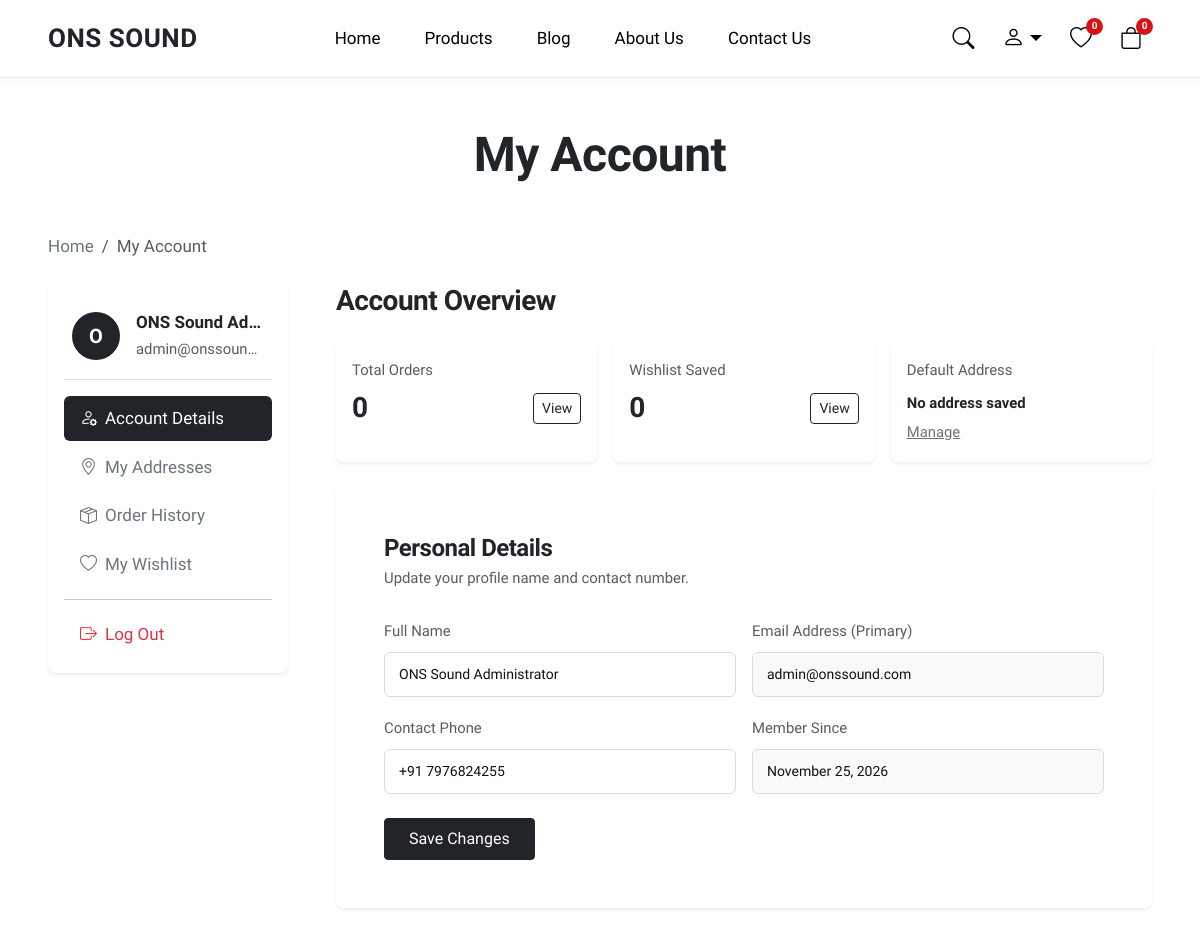
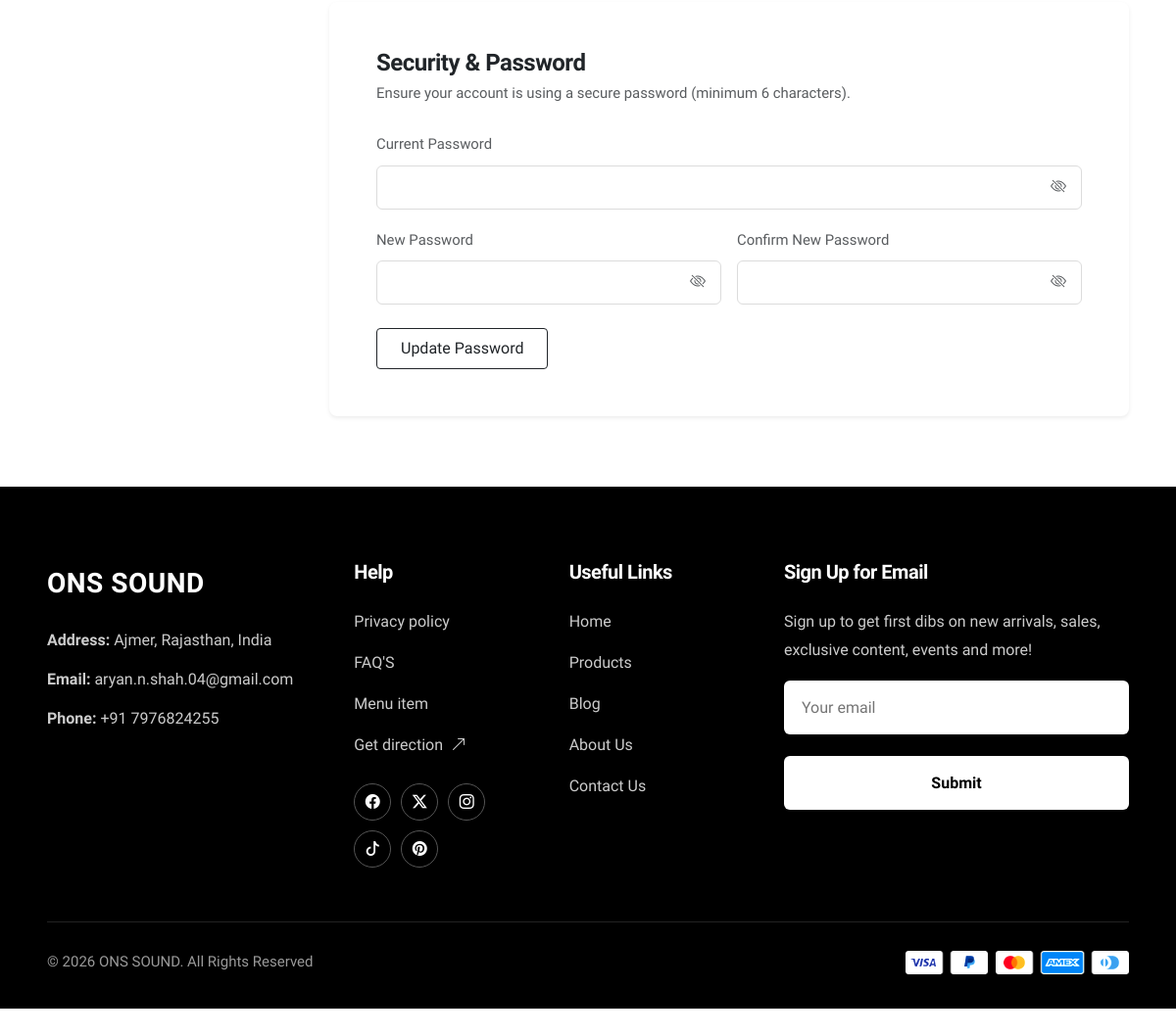
The app's page /profile.php (signed in) with its own data (2 pictures, top to bottom).
### tables this page shows
CREATE TABLE `users` (
  `id` int(11) NOT NULL,
  `role` enum('customer','admin') NOT NULL DEFAULT 'customer',
  `full_name` varchar(150) NOT NULL,
  `email` varchar(191) NOT NULL,
  `password_hash` varchar(255) NOT NULL,
  `phone` varchar(30) DEFAULT NULL,
  `status` enum('active','inactive','banned') NOT NULL DEFAULT 'active',
  `email_verified_at` datetime DEFAULT NULL,
  `created_at` datetime NOT NULL DEFAULT current_timestamp(),
  `updated_at` datetime NOT NULL DEFAULT current_timestamp() ON UPDATE current_timestamp()
);

### includes/helpers.php (called while the page is built, shortened)
<?php
require_once __DIR__ . '/../config/database.php';
function e(?string $value): string {
    return htmlspecialchars($value ?? '', ENT_QUOTES | ENT_SUBSTITUTE, 'UTF-8');
}
function url(string $path = ''): string {
    return BASE_URL . ltrim($path, '/');
}
function current_user(): ?array {
    static $cachedUser = null;
    if ($cachedUser !== null && $cachedUser['id'] == $_SESSION['user_id']) {
        return $cachedUser;
    }
    try {
        $db = get_db();
        $stmt = $db->prepare("SELECT id, role, full_name, email, phone, status, created_at FROM users WHERE id = ? LIMIT 1");
        $stmt->execute([$_SESSION['user_id']]);
        $cachedUser = $stmt->fetch() ?: null;
        return $cachedUser;
    } catch (PDOException $e) {
        error_log("Error fetching user: " . $e->getMessage());
        return null;
    }
}
function get_wishlist_count(): int {
    try {
        $db = get_db();
        $stmt = $db->prepare("SELECT COUNT(*) AS total FROM wishlists WHERE user_id = ?");
        $stmt->execute([$_SESSION['user_id']]);
        $row = $stmt->fetch();
        return (int)($row['total'] ?? 0);
    } catch (PDOException $e) {
        return 0;
    }
}

### config/database.php (called while the page is built, shortened)
<?php
class Database {
    private static ?PDO $instance = null;
    public static function getInstance(): PDO {
        if (self::$instance === null) {
            $dsn = "mysql:host=" . DB_HOST . ";port=" . DB_PORT . ";dbname=" . DB_NAME . ";charset=" . DB_CHARSET;
            $options = [
                PDO::ATTR_ERRMODE            => PDO::ERRMODE_EXCEPTION,
                PDO::ATTR_DEFAULT_FETCH_MODE => PDO::FETCH_ASSOC,
                PDO::ATTR_EMULATE_PREPARES   => true,
                PDO::MYSQL_ATTR_INIT_COMMAND => "SET NAMES " . DB_CHARSET . " COLLATE utf8mb4_unicode_ci"
            ];
            try {
                self::$instance = new PDO($dsn, DB_USER, DB_PASS, $options);
            } catch (PDOException $e) {
                error_log("Database Connection Error: " . $e->getMessage());
                die("A database connection error occurred. Please verify your MySQL server status and try again.");
            }
        }
        return self::$instance;
    }
}
function get_db(): PDO {
    return Database::getInstance();
}

### models/BaseModel.php (called while the page is built, shortened)
<?php
require_once __DIR__ . '/../config/database.php';
abstract class BaseModel {
    public function __construct() {
        $this->db = get_db();
    }
}

### models/User.php (called while the page is built, shortened)
<?php
require_once __DIR__ . '/BaseModel.php';
class User extends BaseModel {
    public function getById(int $userId): ?array {
        $stmt = $this->db->prepare("SELECT id, role, full_name, email, phone, status, created_at, updated_at FROM `users` WHERE id = ? LIMIT 1");
        $stmt->execute([$userId]);
        return $stmt->fetch() ?: null;
    }
    public function getDefaultAddress(int $userId): ?array {
        $stmt = $this->db->prepare("SELECT * FROM `addresses` WHERE user_id = ? AND is_default = 1 LIMIT 1");
        $stmt->execute([$userId]);
        $address = $stmt->fetch();
        if (!$address) {
            $stmt = $this->db->prepare("SELECT * FROM `addresses` WHERE user_id = ? ORDER BY id ASC LIMIT 1");
            $stmt->execute([$userId]);
            $address = $stmt->fetch();
        }
        return $address ?: null;
    }
}

### models/Order.php (called while the page is built, shortened)
<?php
require_once __DIR__ . '/BaseModel.php';
class Order extends BaseModel {
    public function getUserOrders(int $userId): array {
        $stmt = $this->db->prepare("SELECT * FROM `orders` WHERE user_id = ? ORDER BY id DESC");
        $stmt->execute([$userId]);
        return $stmt->fetchAll();
    }
}

### profile.php (the view, shortened to what this page needs)
<?php
require_once __DIR__ . '/config/config.php';
require_once __DIR__ . '/includes/helpers.php';
require_once __DIR__ . '/models/User.php';
require_once __DIR__ . '/models/Order.php';
$user = current_user();
$userModel = new User();
$orderModel = new Order();
$userData = $userModel->getById($user['id']);
$recentOrders = $orderModel->getUserOrders($user['id']);
$defaultAddress = $userModel->getDefaultAddress($user['id']);
require_once __DIR__ . '/includes/header.php';
?>
<section class="py-5 bg-white text-center">
    <div class="container-fluid px-3 px-lg-5">
        <h1 class="display-5 fw-bold text-dark mb-0">My Account</h1>
    </div>
</section>
<div class="container-fluid px-3 px-lg-5 pb-5">
    <nav aria-label="breadcrumb" class="mb-4">
        <ol class="breadcrumb small">
            <li class="breadcrumb-item"><a href="<?= url('index.php') ?>" class="text-secondary text-decoration-none">Home</a></li>
            <li class="breadcrumb-item active" aria-current="page">My Account</li>
        </ol>
    </nav>
    <div class="row g-4 g-lg-5">
        <div class="col-lg-3 col-md-4">
            <div class="card border-0 shadow-sm rounded-3 p-3 mb-4">
                <div class="d-flex align-items-center gap-3 p-2 border-bottom pb-3 mb-3">
                    <div class="bg-dark text-white rounded-circle d-flex align-items-center justify-content-center fw-bold fs-5" style="width: 48px; height: 48px; flex-shrink: 0;">
                        <?= strtoupper(substr($userData['full_name'] ?? 'U', 0, 1)) ?>
                    </div>
                    <div class="overflow-hidden">
                        <strong class="d-block text-truncate text-dark"><?= e($userData['full_name']) ?></strong>
                        <small class="text-muted d-block text-truncate"><?= e($userData['email']) ?></small>
                    </div>
                </div>
                <nav class="nav flex-column gap-1">
                    <a href="<?= url('profile.php') ?>" class="nav-link py-2 px-3 rounded-2 fw-medium bg-dark text-white">
                        <i class="bi bi-person-gear me-2"></i>Account Details
                    </a>
                    <a href="<?= url('addresses.php') ?>" class="nav-link py-2 px-3 rounded-2 text-secondary hover-dark">
                        <i class="bi bi-geo-alt me-2"></i>My Addresses
                    </a>
                    <a href="<?= url('orders.php') ?>" class="nav-link py-2 px-3 rounded-2 text-secondary hover-dark">
                        <i class="bi bi-box-seam me-2"></i>Order History
                    </a>
                    <a href="<?= url('wishlist.php') ?>" class="nav-link py-2 px-3 rounded-2 text-secondary hover-dark">
                        <i class="bi bi-heart me-2"></i>My Wishlist
                    </a>
                    <hr class="my-2">
                    <a href="<?= url('logout.php') ?>" class="nav-link py-2 px-3 rounded-2 text-danger hover-dark">
                        <i class="bi bi-box-arrow-right me-2"></i>Log Out
                    </a>
                </nav>
            </div>
        </div>
        <div class="col-lg-9 col-md-8">
            <h1 class="fs-3 fw-bold text-dark mb-4">Account Overview</h1>
            <div class="row g-3 mb-4">
                <div class="col-sm-4">
                    <div class="card border-0 shadow-sm p-3 rounded-3 h-100">
                        <span class="text-muted small">Total Orders</span>
                        <div class="d-flex align-items-center justify-content-between mt-2">
                            <h3 class="fw-bold mb-0 text-dark"><?= count($recentOrders) ?></h3>
                            <a href="<?= url('orders.php') ?>" class="btn btn-sm btn-outline-dark rounded-1">View</a>
                        </div>
                    </div>
                </div>
                <div class="col-sm-4">
                    <div class="card border-0 shadow-sm p-3 rounded-3 h-100">
                        <span class="text-muted small">Wishlist Saved</span>
                        <div class="d-flex align-items-center justify-content-between mt-2">
                            <h3 class="fw-bold mb-0 text-dark"><?= $wishlistCount ?></h3>
                            <a href="<?= url('wishlist.php') ?>" class="btn btn-sm btn-outline-dark rounded-1">View</a>
                        </div>
                    </div>
                </div>
                <div class="col-sm-4">
                    <div class="card border-0 shadow-sm p-3 rounded-3 h-100">
                        <span class="text-muted small">Default Address</span>
                        <div class="mt-2">
                            <strong class="d-block text-truncate small text-dark"><?= e($defaultAddress['city'] ?? 'No address saved') ?></strong>
                            <a href="<?= url('addresses.php') ?>" class="small text-decoration-underline text-secondary">Manage</a>
                        </div>
                    </div>
                </div>
            </div>
            <div class="card border-0 shadow-sm p-4 p-lg-5 rounded-3 mb-4">
                <h4 class="fs-4 fw-semibold text-dark mb-1">Personal Details</h4>
                <p class="text-muted small mb-4">Update your profile name and contact number.</p>
                <form action="<?= url('profile.php') ?>" method="POST">
                    <div class="row g-3">
                        <div class="col-md-6">
                            <label class="form-label small text-muted">Full Name</label>
                            <input type="text" name="full_name" class="form-control auth-input" value="<?= e($userData['full_name']) ?>" required>
                        </div>
                        <div class="col-md-6">
                            <label class="form-label small text-muted">Email Address (Primary)</label>
                            <input type="email" class="form-control auth-input bg-light" value="<?= e($userData['email']) ?>" readonly title="Email cannot be changed directly for security reasons">
                        </div>
                        <div class="col-md-6">
                            <label class="form-label small text-muted">Contact Phone</label>
                            <input type="tel" name="phone" class="form-control auth-input" value="<?= e($userData['phone'] ?? '') ?>" placeholder="+91...">
                        </div>
                        <div class="col-md-6">
                            <label class="form-label small text-muted">Member Since</label>
                            <input type="text" class="form-control auth-input bg-light" value="<?= date('F j, Y', strtotime($userData['created_at'])) ?>" readonly>
                        </div>
                        <div class="col-12 pt-2">
                            <button type="submit" class="btn btn-dark rounded-1 px-4 py-2 fw-medium">Save Changes</button>
                        </div>
                    </div>
                </form>
            </div>
            <div class="card border-0 shadow-sm p-4 p-lg-5 rounded-3 mb-4">
                <h4 class="fs-4 fw-semibold text-dark mb-1">Security & Password</h4>
                <p class="text-muted small mb-4">Ensure your account is using a secure password (minimum 6 characters).</p>
                <form action="<?= url('profile.php') ?>" method="POST">
                    <div class="row g-3">
                        <div class="col-md-12 position-relative">
                            <label class="form-label small text-muted">Current Password</label>
                            <div class="position-relative">
                                <input type="password" name="current_password" class="form-control auth-input pe-5 auth-password-input" required autocomplete="current-password">
                                <button type="button" class="btn btn-link position-absolute end-0 top-50 translate-middle-y text-muted text-decoration-none pe-3 toggle-password-visibility" tabindex="-1">
                                    <i class="bi bi-eye-slash"></i>
                                </button>
                            </div>
                        </div>
                        <div class="col-md-6 position-relative">
                            <label class="form-label small text-muted">New Password</label>
                            <div class="position-relative">
                                <input type="password" name="new_password" class="form-control auth-input pe-5 auth-password-input" minlength="6" required autocomplete="new-password">
                                <button type="button" class="btn btn-link position-absolute end-0 top-50 translate-middle-y text-muted text-decoration-none pe-3 toggle-password-visibility" tabindex="-1">
                                    <i class="bi bi-eye-slash"></i>
                                </button>
                            </div>
                        </div>
                        <div class="col-md-6 position-relative">
                            <label class="form-label small text-muted">Confirm New Password</label>
                            <div class="position-relative">
                                <input type="password" name="confirm_password" class="form-control auth-input pe-5 auth-password-input" minlength="6" required autocomplete="new-password">
                                <button type="button" class="btn btn-link position-absolute end-0 top-50 translate-middle-y text-muted text-decoration-none pe-3 toggle-password-visibility" tabindex="-1">
                                    <i class="bi bi-eye-slash"></i>
                                </button>
                            </div>
                        </div>
                        <div class="col-12 pt-2">
                            <button type="submit" class="btn btn-outline-dark rounded-1 px-4 py-2 fw-medium">Update Password</button>
                        </div>
                    </div>
                </form>
            </div>
        </div>
    </div>
</div>
<?php require_once __DIR__ . '/includes/footer.php'; ?>

### assets/css/style.css (style rules this page uses)
:root { --em-font__main: 'Albert Sans', -apple-system, BlinkMacSystemFont, "Segoe UI", Roboto, Arial, sans-serif; --em-heading-font: 'Albert Sans', -apple-system, BlinkMacSystemFont, "Segoe UI", Roboto, Arial, sans-serif; --em-color__base: #444444; --em-color__dark: #000000; --em-color__light: #ffffff; --em-color__primary: #DB1215; --em-color__second: #000000; --em-color__grayer: #d9d9d9; --em-border-color: #EBEBEB; --em-card-bg: #FFFFFF; --header-height: 74px; }
*, *::before, *::after { box-sizing: border-box; }
html { overflow-x: hidden; width: 100%; max-width: 100%; -webkit-text-size-adjust: 100%; }
body { font-family: var(--em-font__main); color: var(--em-color__base); background-color: #ffffff; font-size: 17px; line-height: 1.7; -webkit-font-smoothing: antialiased; margin: 0; padding: 0; padding-top: var(--header-height); overflow-x: hidden; width: 100%; max-width: 100%; position: relative; }
.container, .container-fluid { width: 100%; max-width: 100%; }
.container-fluid { padding-left: 16px; padding-right: 16px; }
@media (min-width: 992px) { .container-fluid.px-lg-5 { padding-left: 3rem !important; padding-right: 3rem !important; } }
h1, h2, h3, h4, h5, h6 { font-family: var(--em-heading-font); color: var(--em-color__dark); font-weight: 700; letter-spacing: -0.5px; margin-top: 0; overflow-wrap: break-word; }
.auth-input { border: 1px solid #dcdcdc; border-radius: 6px; padding: 11px 14px; font-size: 14px; color: #111111; transition: border-color 0.2s ease, box-shadow 0.2s ease; }
.toggle-password-visibility { color: #888888; cursor: pointer; background: transparent; border: none; }

### records on screen
users: full_name "O", full_name "ONS Sound Ad…", email "admin@onssoun…", full_name "ONS Sound Administrator", email "admin@onssound.com", phone "+91 7976824255", created_at "November 25, 2026"

### other values on screen
SITE_NAME "ONS SOUND"
$wishlistCount "0"
$cartCount "0"
count($recentOrders) "0"
$defaultAddress['city'] "No address saved"
STORE_ADDRESS "Ajmer, Rajasthan, India"
STORE_EMAIL "aryan.n.shah.04@gmail.com"
STORE_PHONE "+91 7976824255"
